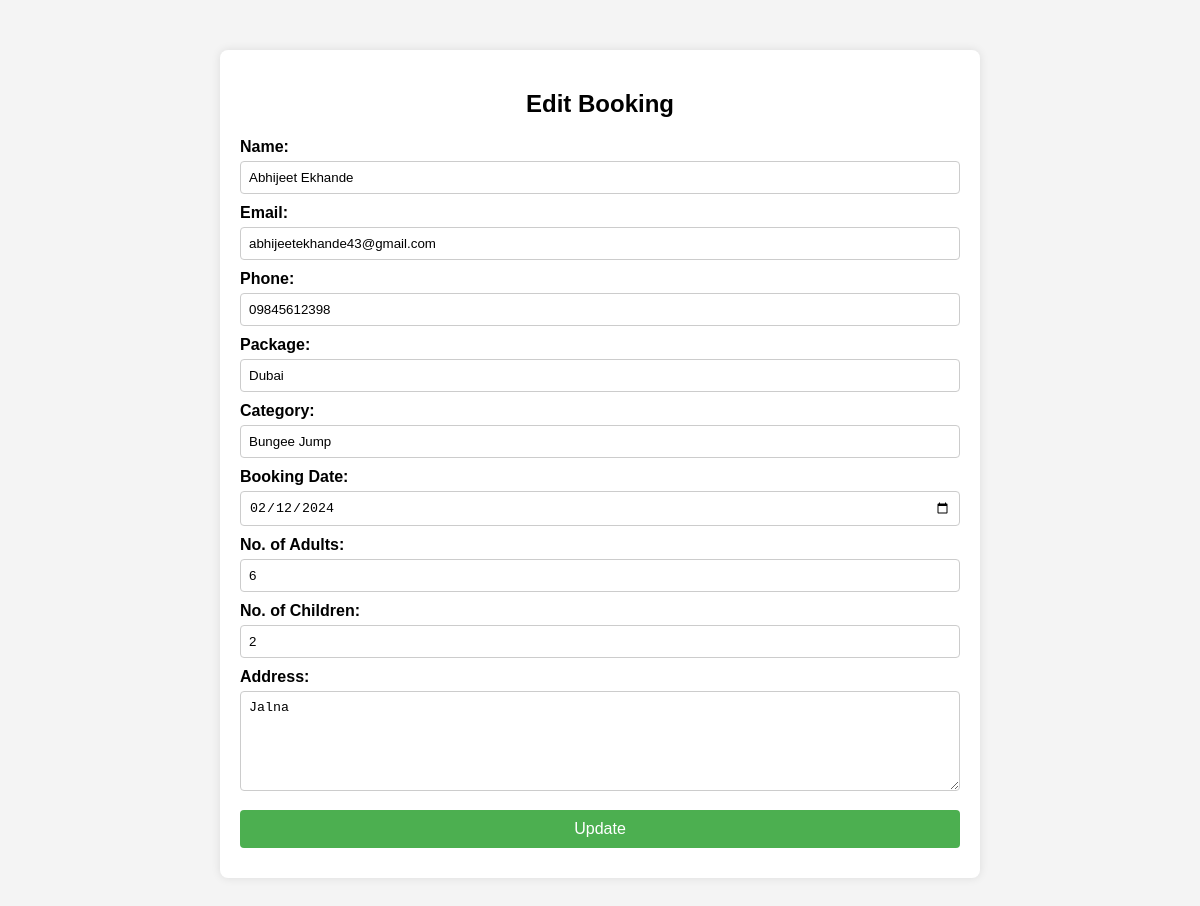
/registration/edit_booking.php?id=5, run on the app's committed database.
### tables this page shows
CREATE TABLE `bookings` (
  `id` int(11) NOT NULL,
  `name` varchar(255) NOT NULL,
  `email` varchar(255) NOT NULL,
  `phone` varchar(15) NOT NULL,
  `package` varchar(50) NOT NULL,
  `category` varchar(50) NOT NULL,
  `booking_date` date NOT NULL,
  `num_adults` int(11) NOT NULL,
  `num_children` int(11) NOT NULL,
  `address` text NOT NULL,
  `created_at` timestamp NOT NULL DEFAULT current_timestamp()
);

### registration/edit_booking.php (the view, shortened to what this page needs)
<!DOCTYPE html>
<html lang="en">
<head>
</head>
<body>
<div class="container">
    <h2>Edit Booking</h2>
    <?php
    $mysqli = new mysqli("localhost", "root", "", "sample");
    if ($_SERVER["REQUEST_METHOD"] == "GET" && isset($_GET['id'])) {
        $id = $_GET['id'];
        $sql = "SELECT * FROM bookings WHERE id=$id";
        $result = $mysqli->query($sql);
        if ($result->num_rows > 0) {
            $row = $result->fetch_assoc();
        } else {
            echo "Booking not found.";
        }
    }
    ?>
    <form action="<?php echo htmlspecialchars($_SERVER["PHP_SELF"]); ?>" method="POST">
        <label for="name">Name:</label><br>
        <input type="text" id="name" name="name" value="<?php echo $row['name']; ?>"><br>
        <label for="email">Email:</label><br>
        <input type="email" id="email" name="email" value="<?php echo $row['email']; ?>"><br>
        <label for="phone">Phone:</label><br>
        <input type="text" id="phone" name="phone" value="<?php echo $row['phone']; ?>"><br>
        <label for="package">Package:</label><br>
        <input type="text" id="package" name="package" value="<?php echo $row['package']; ?>"><br>
        <label for="category">Category:</label><br>
        <input type="text" id="category" name="category" value="<?php echo $row['category']; ?>"><br>
        <label for="booking_date">Booking Date:</label><br>
        <input type="date" id="booking_date" name="booking_date" value="<?php echo $row['booking_date']; ?>"><br>
        <label for="num_adults">No. of Adults:</label><br>
        <input type="number" id="num_adults" name="num_adults" value="<?php echo $row['num_adults']; ?>"><br>
        <label for="num_children">No. of Children:</label><br>
        <input type="number" id="num_children" name="num_children" value="<?php echo $row['num_children']; ?>"><br>
        <label for="address">Address:</label><br>
        <textarea id="address" name="address"><?php echo $row['address']; ?></textarea><br>
        <input type="submit" value="Update">
    </form>
</div>
</body>
</html>

### registration/edit_booking.php (style rules this page uses)
body { font-family: Arial, sans-serif; margin: 0; padding: 0; background-color: #f4f4f4; }
.container { width: 60%; margin: 50px auto; background-color: #fff; padding: 20px; border-radius: 8px; box-shadow: 0 0 10px rgba(0, 0, 0, 0.1); }
h2 { text-align: center; margin-bottom: 20px; }
label { font-weight: bold; }
input[type="text"], input[type="email"], input[type="number"], textarea, input[type="date"], input[type="submit"] { width: 100%; padding: 8px; margin-top: 5px; margin-bottom: 10px; border: 1px solid #ccc; border-radius: 4px; box-sizing: border-box; }
textarea { height: 100px; }
input[type="submit"] { background-color: #4CAF50; color: white; padding: 10px 20px; border: none; border-radius: 4px; cursor: pointer; font-size: 16px; }

### data on the page
bookings: name "Abhijeet Ekhande", email "abhijeetekhande43@gmail.com", phone "09845612398", package "Dubai", category "Bungee Jump", booking_date "02/12/2024", num_adults "6", num_children "2", address "Jalna"
